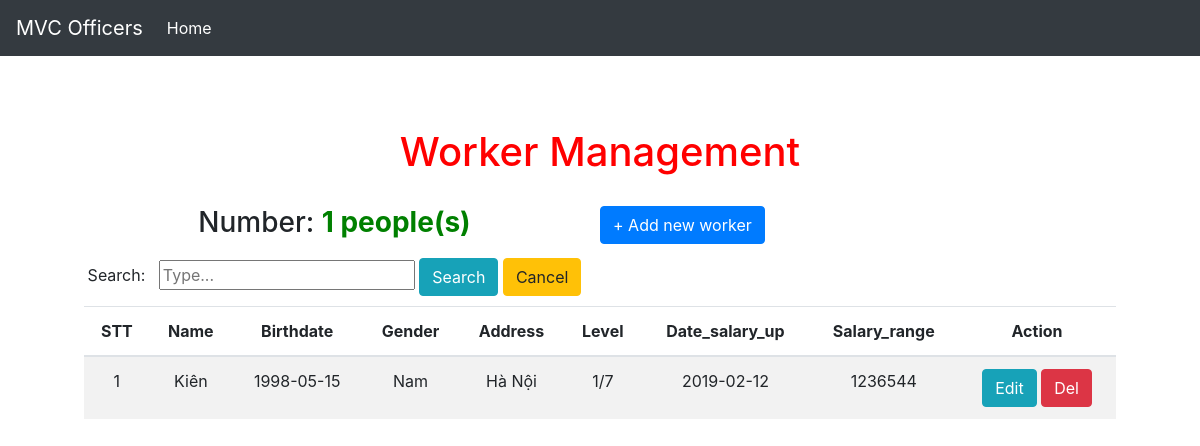
Screenshot of /MVC1/workerController/index with the database file from the repository.
### tables this page shows
CREATE TABLE `workers` (
  `id` int(11) NOT NULL,
  `birthdate` date NOT NULL,
  `gender` varchar(3) NOT NULL,
  `address` varchar(30) NOT NULL,
  `level` varchar(4) NOT NULL,
  `date_level_up` date NOT NULL,
  `salary_range` double NOT NULL,
  `name` varchar(30) NOT NULL
);

### MVC1/Controllers/workerController.php (called while the page is built, shortened)
<?php
    class workerController extends Controller
    {
        private $wRepo;
        public function __construct()
        {
            $this->wModel=new WorkerModel();
            $this->wRepo=new WorkerRepository($this->wModel);
        }
        public function index()
        {
            $arr_obj_models=array();
            if(isset($_POST['nameS']))
            {
                $matching=$this->wRepo->findName($_POST['nameS']);
                if(count($matching)!=0){
                foreach($matching as $k=>$v){
                $workerModel=new WorkerModel();
                $workerModel->setId($v['id']);
                $workerModel->setName($v['name']);
                $workerModel->setBirthdate($v['birthdate']);
                $workerModel->setGender($v['gender']);
                $workerModel->setAdress($v['address']);
                $workerModel->setLevel($v['level']);
                $workerModel->setDate($v['date_level_up']);
                $workerModel->setRange($v['salary_range']);
                array_push($arr_obj_models,$workerModel);
                }
                $d['worker']=$arr_obj_models;
            }
            else{
                $d['error']='No result! Please try later';
            }
            }
            else{
            $arr=$this->wRepo->getInfo();
        }
            $this->render("index");
        }
    }

### MVC1/Dispathcher.php (called while the page is built, shortened)
<?php
class Dispathcher
{
    public function dispatch()
    {
        $this->request = new Request();
        $controller = $this->loadController();
        call_user_func_array([$controller, $this->request->action], $this->request->params);
    }
    public function loadController()
    {
        $controller = new $name();
        return $controller;
    }
}
?>

### MVC1/Webroot/index.php (called while the page is built, shortened)
<?php
     $dispathcher=new Dispathcher();
     $dispathcher->dispatch();

### MVC1/Core/Model.php (called while the page is built, shortened)
<?php
    class Model
    {
        protected $id;
        protected $name;
        protected $birthdate;
        protected $gender;
        protected $address;
        public function setId($id)
        {
            $this->id=$id;
        }
        public function getId()
        {
            return $this->id;
        }
        public function setName($name)
        {
            $this->name=$name;
        }
        public function getName()
        {
            return $this->name;
        }
        public function setBirthdate($birth)
        {
            $this->birthdate=$birth;
        }
        public function getBirthdate()
        {
            return $this->birthdate;
        }
        public function setGender($gender)
        {
            $this->gender=$gender;
        }
        public function getGender()
        {
            return $this->gender;
        }
        public function setAdress($add)
        {
            $this->address=$add;
        }
        public function getAdress()
        {
            return $this->address;
        }
    }

### MVC1/Core/ResourceModel.php (called while the page is built, shortened)
<?php
    class ResourceModel implements ResourceModelInterface
    {
        private $table;
        public function _init($table,$id,$model)
        {
            $this->table=$table;
        }
        public function getFull()
        {
            $conn=Database::getBdd();
            $sql="SELECT * FROM ".$this->table;
            $stmt=$conn->prepare($sql);
            $stmt->setFetchMode(PDO::FETCH_ASSOC);
            $stmt->execute();
            return $stmt->fetchAll();
        }
    }

### MVC1/Models/WorkerRepository.php (called while the page is built, shortened)
<?php
    class WorkerRepository
    {
        public $wRepo;
        public function __construct(WorkerModel $em)
        {
           $this->wRepo=new WorkerResourceModel($em);
        }
        public function getInfo()
        {
            return $this->wRepo->getFull();
        }
    }

### MVC1/Models/WorkerModel.php (called while the page is built, shortened)
<?php
    class WorkerModel extends Model
    {
        protected $level;
        protected $date_level_up;
        protected $salary_range;
        public function __construct()
        {
            $this->level="";
            $this->date_level_up="";
            $this->salary_range="";
        }
        public function setLevel($level)
        {
            $this->level=$level;
        }
        public function getLevel()
        {
            return $this->level;
        }
        public function setDate($date)
        {
            $this->date_level_up=$date;
        }
        public function getDate()
        {
            return $this->date_level_up;
        }
        public function setRange($range)
        {
            $this->salary_range=$range;
        }
        public function getRange()
        {
            return $this->salary_range;
        }
    }

### MVC1/Views/Worker/index.php (the view, shortened to what this page needs)
<h1 style="color:red;">Worker Management</h1>
<div class="container" style="margin-top:30px">
    <div class="row">
        <div class="col-md-6">
        <h3>Number: <strong style="color:green"><?=isset($number)?$number :''?>&nbsp;people(s)</strong></h3>
        </div>
        <a href="/MVC1/workerController/addWorker"><span class="btn btn-xs btn-primary pull-right">+ Add new worker</span></a>
    </div>
    <div class="row" style="margin-top:10px">
        <div class="col-md-6">
            <form action="" method="POST" role="form">
                    <label>Search:&nbsp;&nbsp;&nbsp;</label><input type="text" id="nameS" placeholder="Type..." name="nameS" value="<?=isset($_POST['nameS'])? $_POST['nameS']:''?>">
                    <input type="submit" value="Search" class="btn  btn-info">
                    <input type="reset" value="Cancel" class="btn  btn-warning">
            </form>
        </div>
    </div>
    <table class="table table-striped table-hover" style="margin-top:10px;">
        <thead>
            <tr>
                <th>STT</th>
                <th>Name</th>
                <th>Birthdate</th>
                <th>Gender</th>
                <th>Address</th>
                <th>Level</th>
                <th>Date_salary_up</th>
                <th>Salary_range</th>
                <th>Action</th>
            </tr>
        </thead>
        <tbody>
            <?php
            if(isset($worker)){
                $i=0;
               foreach($worker as $emp)
               {
                   echo "<tr>";
                   $i++;
                   echo "<td>".$i."</td>";
                   echo "<td>".$emp->getName()."</td>";
                   echo "<td>".$emp->getBirthdate()."</td>";
                   echo "<td>".$emp->getGender()."</td>";
                   echo "<td>".$emp->getAdress()."</td>";
                   echo "<td>".$emp->getLevel()."</td>";
                   echo "<td>".$emp->getDate()."</td>";
                   echo "<td>".$emp->getRange()."</td>";
                   echo "<td class='text-center'><a class='btn btn-info btn-xs' href='/MVC1/workerController/edit/" . $emp->getId() . "' ><span class='glyphicon glyphicon-edit'></span> Edit</a> <a href='/MVC1/workerController/remove/" . $emp->getId() . "' class='btn btn-danger btn-xs'><span class='glyphicon glyphicon-remove'></span> Del</a></td>";
                   echo"</tr>";
               }
            }
            ?>
        </tbody>
    </table>
</div>

### MVC1/Views/Layouts/default.php (style rules this page uses)
body { padding-top: 5rem; }

### rows the page displays
workers: name "Kiên", birthdate "1998-05-15", gender "Nam", address "Hà Nội", level "1/7", date_level_up "2019-02-12", salary_range "1236544"

### other values shown
$number "1"
